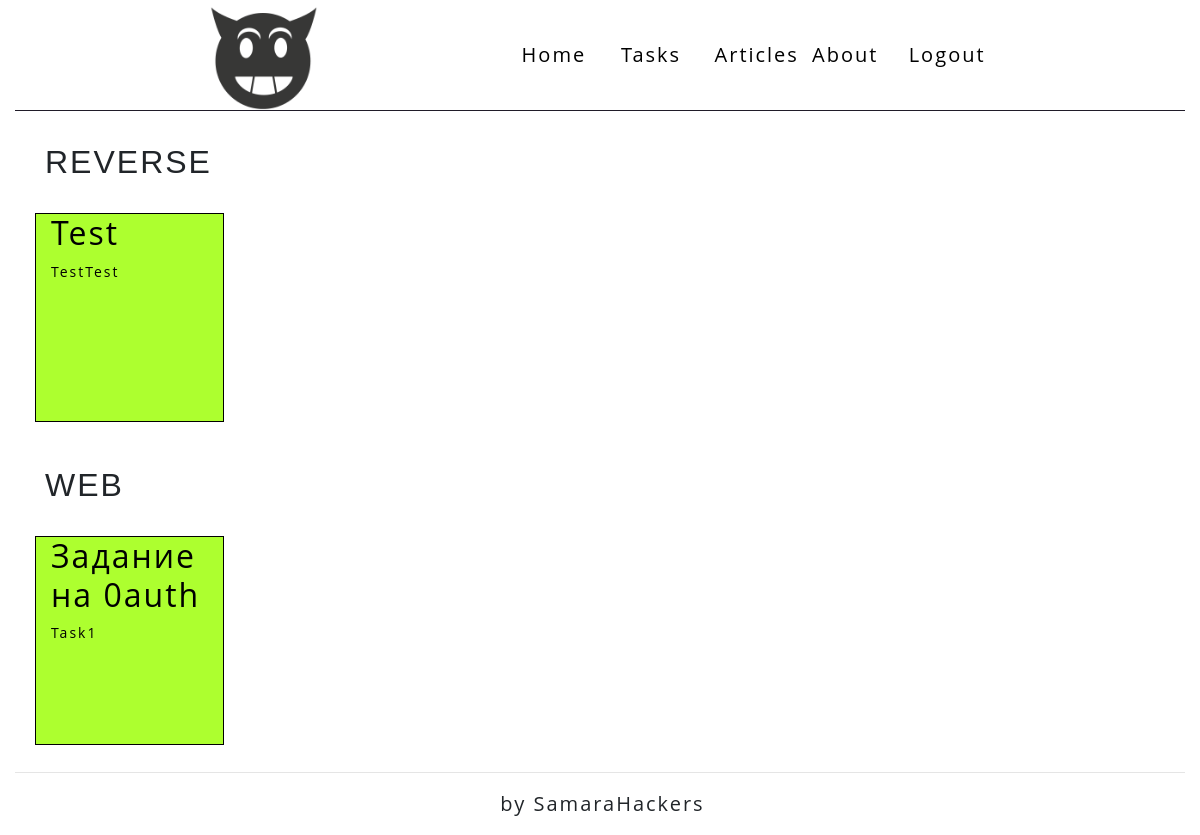
/tasks (signed in), run on the app's committed database.
### app/models.py (models this page shows)
class Task(db.Model):
    __tablename__ = 'tasks'
    id = db.Column(db.Integer, primary_key=True)
    name = db.Column(db.String(64), nullable=False)
    short_about = db.Column(db.String(128), nullable=False)
    about = db.Column(db.String(2048), nullable=False)
    hint = db.Column(db.String(2048))
    category = db.Column(db.String(64), nullable=False)
    price = db.Column(db.Integer, default=0)
    flag = db.Column(db.String(256), default='SamaraCTF{TODO}')
    users = db.relationship("User", secondary="users_tasks")

### app/routes.py (the view, shortened to what this page needs)
@app.route('/tasks', methods=['GET', 'POST'])
def tasks():
    if current_user.is_authenticated:
        if request.method == 'GET':
            category_tasks = sorted(list(set([r.category for r in Task.query.order_by(Task.category)])))
            category_class = {a: Task.query.filter(Task.category == a).all() for a in category_tasks}
            user = current_user.load_current_user()[0]
            resolved_tasks = user.tasks
            return render_template('tasks.html', category_tasks=category_class, resolved_tasks=resolved_tasks)
    else:
        return abort(403)

### app/models.py (called while the page is built)
    @login.user_loader
    def load_user(id):
        return User.query.get(int(id))

    def load_current_user(self):
        return User.query.filter(User.id == self.id).all()

### app/routes.py (called while the page is built)
@app.after_request
def add_header(response):
    response.headers['Strict-Transport-Security'] = 'max-age=31536000; includeSubDomains'
    response.headers['X-Frame-Options'] = 'SAMEORIGIN'
    response.headers['X-XSS-Protection'] = '1; mode=block'
    response.headers['X-Content-Type-Options'] = 'nosniff'
    return response

### app/templates/tasks.html (shortened to what this page needs)
{% extends "base.html" %}
{% import "_macros.html" as macros %}
{% block head %}
<link rel="stylesheet" href="{{ url_for('static', filename='css/articles.css') }}">
<link rel="stylesheet" href="{{ url_for('static', filename='css/about.css') }}">
<link rel="stylesheet" href="{{ url_for('static', filename='css/tasks.css') }}">
<link rel="stylesheet" href="{{ url_for('static', filename='css/modal.css') }}">
{% endblock %}
{% block content %}
<main class="container">
{% for category in category_tasks.keys() %}
    <h2 class="title">{{category}}</h2>
	<div class="row">
        {% for item in category_tasks.get(category) %}
        {% if item in resolved_tasks %}
		<a href="#" class="task_square col-md-2 js-open-modal resolved" data-modal="{{item.id}}">
        {% else %}
		<a href="#" class="task_square col-md-2 js-open-modal" data-modal="{{item.id}}">
        {% endif %}
            <h2>{{item["name"]}}</h2>
            <p>{{item.short_about}}</p>
		</a>
        {% endfor %}
	</div>
{% endfor %}
</main>
{% endblock %}

### app/static/css/base_white.css (style rules this page uses)
* { box-sizing: border-box; }
p, span { cursor: default; }
a { color: rgb(66, 155, 230); text-decoration-color: currentcolor; background-color:transparent; }
body { #color: rgb(200, 198, 194); #background-color: #100E17; #background-color: rgb(38, 37, 44); #background-color: rgb(40, 41, 42); padding: 0 40px; margin-left: 0px; #color:#fff; min-height: 100vh; letter-spacing: 2px; font-family: Open Sans; font-size: 20px; }
.row { margin-left: -10px; margin-right: -15px; }

### app/static/css/about.css (style rules this page uses)
.title { font-family: "Oswald", sans-serif; font-weight: normal; text-transform: uppercase; margin-top: 1em; margin-bottom: 1em; }

### app/static/css/tasks.css (style rules this page uses)
.title { font-family: "Oswald", sans-serif; font-weight: normal; text-transform: uppercase; margin-top: 1em; margin-bottom: 1em; }
.task_square { border: 1px double black; margin-right: 1%; height: 209px; font-size: 14px; margin-bottom: 1%; box-sizing: border-box; }
a { color: rgb(0, 0, 0); text-decoration-color: currentcolor; background-color:transparent; cursor:pointer; }
a p,h2 { cursor:pointer; }
.resolved { background-color: greenyellow; }

### data on the page
Task: category "REVERSE", name "Test", short_about "TestTest"
Task: category "WEB", name "Задание на 0auth", short_about "Task1"
